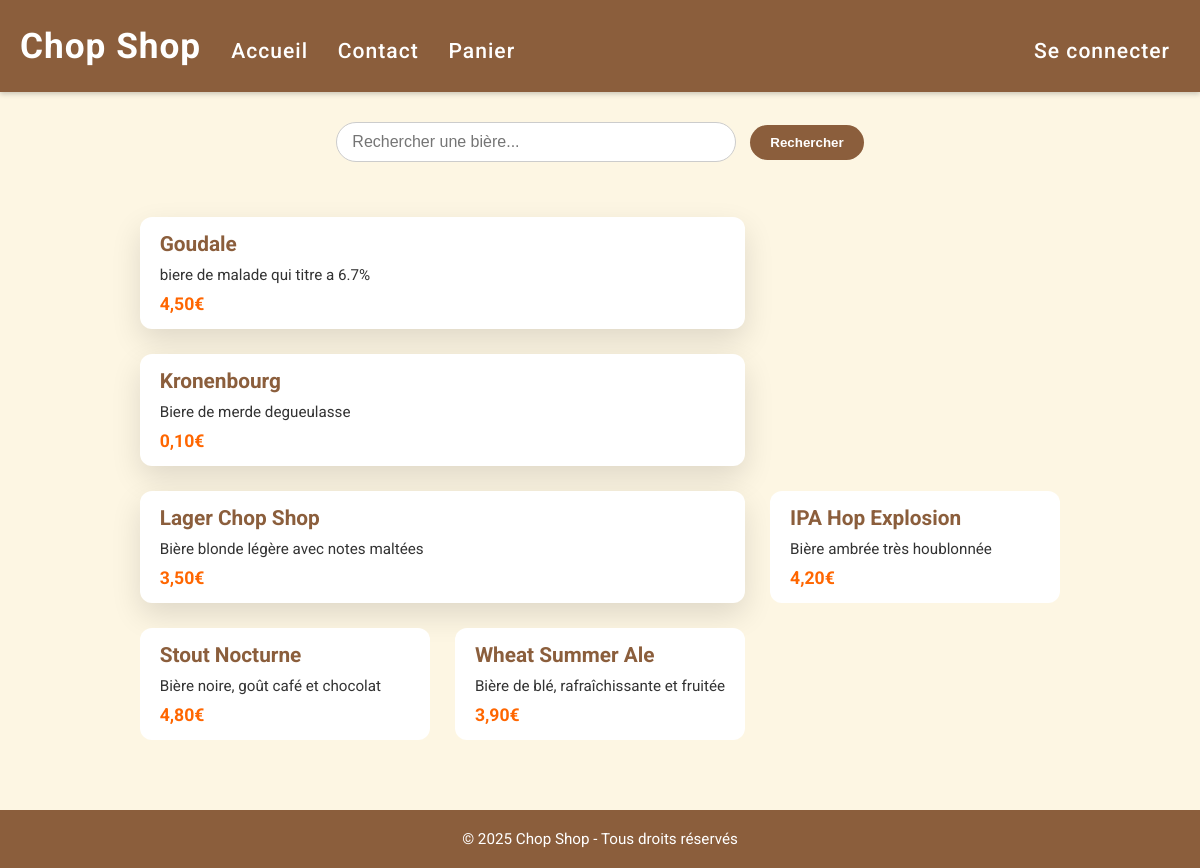
The app's page /web/vuln-app/index.php with its own data.
### tables this page shows
CREATE TABLE IF NOT EXISTS products (
  id INT AUTO_INCREMENT PRIMARY KEY,
  name VARCHAR(255),
  description TEXT,
  price DECIMAL(10,2)
);

### web/vuln-app/index.php (the view, shortened to what this page needs)
<!DOCTYPE html>
<html lang="fr">
<head>
    <link rel="stylesheet" href="styles.css">
</head>
<body>
<header>
    <div class="header-left">
        <span class="logo">Chop Shop</span>
        <nav>
            <a href="index.php">Accueil</a>
            <a href="#">Contact</a>
            <a href="#">Panier</a>
        </nav>
    </div>
    <nav class="header-right">
        <a href="login.php">Se connecter</a>
    </nav>
</header>
<div class="container">
    <div class="search-bar" style="grid-column:1/-1;">
        <form method="get" action="index.php">
            <input type="text" name="q" placeholder="Rechercher une bière...">
            <input type="submit" value="Rechercher">
        </form>
    </div>
    <?php
    $conn = new mysqli(getenv('DB_HOST'), getenv('DB_USER'), getenv('DB_PASSWORD'), getenv('DB_NAME'));
    $conn->set_charset("utf8mb4");
    $q = $_GET['q'] ?? '';
    $sql = "SELECT * FROM products WHERE name LIKE '%$q%' OR description LIKE '%$q%' LIMIT 6";
    $res = $conn->query($sql);
    while ($p = $res->fetch_assoc()):
        $link = "product.php?id=" . intval($p['id']);
    ?>
        <div class="product">
            <a href="<?php echo $link; ?>">
                <div class="product-content">
                    <h2><?php echo htmlspecialchars($p['name']); ?></h2>
                    <p><?php echo htmlspecialchars($p['description']); ?></p>
                    <div class="price"><?php echo htmlspecialchars(number_format($p['price'],2,',','')); ?>€</div>
                </div>
            </a>
        </div>
    <?php endwhile; ?>
</div>
<footer>
    &copy; <?php echo date('Y'); ?> Chop Shop - Tous droits réservés
</footer>
</body>
</html>

### web/vuln-app/styles.css (style rules this page uses)
* { box-sizing: border-box; margin: 0; padding: 0; }
body { font-family: 'Roboto', sans-serif; background-color: #fdf6e3; color: #333; display: flex; flex-direction: column; min-height: 100vh; }
header { background-color: #8b5e3c; color: #fff; padding: 25px 20px; font-size: 2.2em; font-weight: 700; letter-spacing: 1px; box-shadow: 0 2px 5px rgba(0, 0, 0, 0.2); display: flex; align-items: center; justify-content: space-between; flex-wrap: wrap; }
.header-left { display: flex; align-items: center; gap: 20px; }
.header-left nav a, .header-right a { font-size: 0.6em; color: #fff; text-decoration: none; margin: 0 10px; font-weight: 500; transition: color 0.3s; }
.container { flex: 1; max-width: 1100px; margin: 30px auto; padding: 0 20px; display: grid; grid-template-columns: repeat(auto-fit, minmax(250px, 1fr)); gap: 25px; align-items: start; }
.product { background-color: #fff; border-radius: 12px; overflow: visible; transition: transform 0.25s, box-shadow 0.25s; display: flex; flex-direction: column; min-width: 0; }
.product a { text-decoration: none; color: inherit; display: block; }
.product .product-content { padding: 15px 20px; overflow-wrap: anywhere; word-break: break-word; }
.product[data-span] { box-shadow: 0 12px 30px rgba(0,0,0,0.12); }
.product h2 { font-size: 1.3em; margin-bottom: 10px; color: #8b5e3c; }
.product p { flex: 1; font-size: 0.95em; margin-bottom: 10px; }
.product .price { font-weight: 700; color: #ff6600; font-size: 1.1em; }
.search-bar { margin-bottom: 30px; text-align: center; }
.search-bar input[type="text"] { width: 70%; max-width: 400px; padding: 10px 15px; border-radius: 30px; border: 1px solid #ccc; font-size: 1em; transition: all 0.3s; }
.search-bar input[type="submit"] { padding: 10px 20px; border-radius: 30px; border: none; background-color: #8b5e3c; color: #fff; font-weight: 700; cursor: pointer; transition: background-color 0.3s; margin-left: 10px; }
footer { background-color: #8b5e3c; color: #fff; padding: 20px; text-align: center; margin-top: 40px; font-size: 0.95em; }

### records on screen
products: name "Goudale", description "biere de malade qui titre a 6.7%", price "4,50"
products: name "Kronenbourg", description "Biere de merde degueulasse", price "0,10"
products: name "Lager Chop Shop", description "Bière blonde légère avec notes maltées", price "3,50"
products: name "IPA Hop Explosion", description "Bière ambrée très houblonnée", price "4,20"
products: name "Stout Nocturne", description "Bière noire, goût café et chocolat", price "4,80"
products: name "Wheat Summer Ale", description "Bière de blé, rafraîchissante et fruitée", price "3,90"
